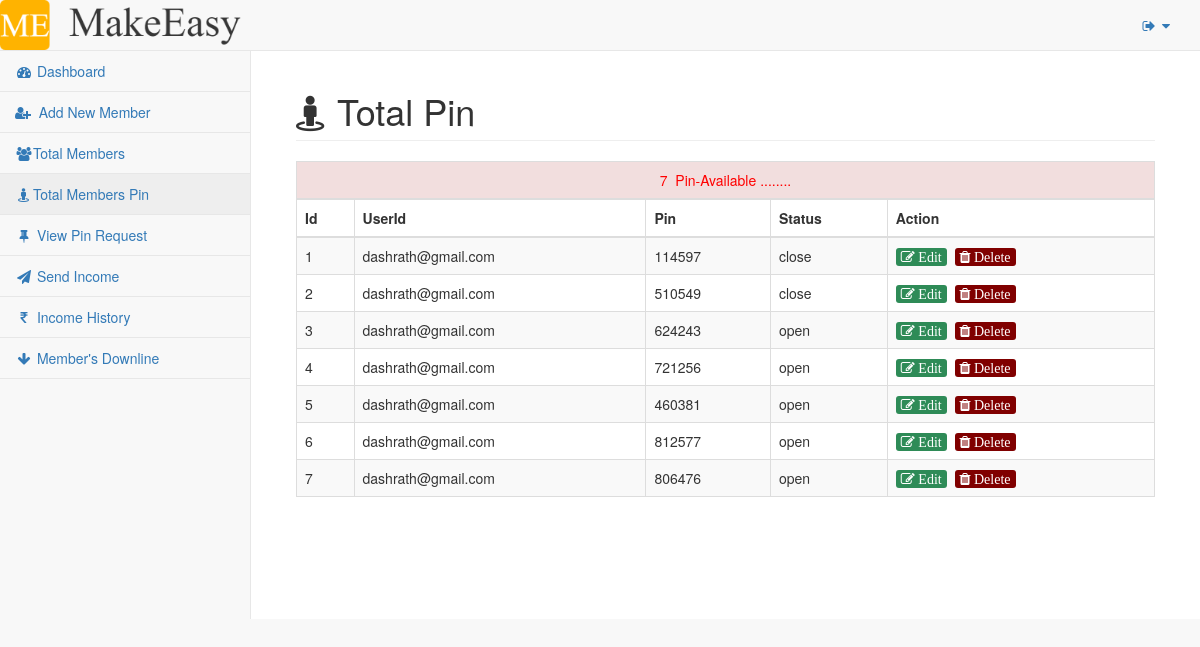
/mlm/admin/total_pin.php (signed in), run on the app's committed database.
### tables this page shows
CREATE TABLE `pin_list` (
  `id` int(11) NOT NULL,
  `userid` varchar(50) NOT NULL,
  `pin` int(11) NOT NULL,
  `status` enum('open','close') NOT NULL DEFAULT 'open'
);

### mlm/admin/total_pin.php (the view, shortened to what this page needs)
<?php
include('php-includes/connect.php');
include('total_pin_server.php');
?>
<!DOCTYPE html>
<html lang="en">
<head>
    <link rel="stylesheet" type="text/css" href="style1.css">
    <link href="vendor/bootstrap/css/bootstrap.min.css" rel="stylesheet">
    <link href="vendor/metisMenu/metisMenu.min.css" rel="stylesheet">
    <link href="dist/css/sb-admin-2.css" rel="stylesheet">
    <link href="vendor/font-awesome/css/font-awesome.min.css" rel="stylesheet" type="text/css">
</head>
<body>
    <div id="wrapper">
        <?php include('php-includes/menu.php'); ?>
	    <div id="page-wrapper">
            <div class="container-fluid">
                <div class="row">
                    <div class="col-lg-12">
                        <h1 class="page-header"><i class="fa fa-street-view"></i> Total Pin</h1>
                    </div>
                </div>
                <div class="row">
                	<div class="col-lg-12">
                    	<div class="table-responsive">
                        	<table class="table table-bordered table-striped">
                            <?php $results = mysqli_query($db, "SELECT * FROM pin_list"); ?>
                                <thead>
                                <tr>
                                  <td colspan="6" align="center" class="danger" style="color:   Red">
                                  <?php
                                      echo mysqli_num_rows(mysqli_query($con,"SELECT id FROM pin_list"));
                                  ?>   &nbsp;Pin-Available ........</td>
                                        </tr>
                                <tr>
                                    <th>Id</th>
                                    <th>UserId</th>
                                    <th>Pin</th>
                                    <th>Status</th>
                                    <th>Action</th>
                                </tr>
                            </thead>
	                        <?php while ($row = mysqli_fetch_array($results)) { ?>
                            <tr>
                                <td><?php echo $row['id']; ?></td>
                                <td><?php echo $row['userid']; ?></td>
                                <td><?php echo $row['pin']; ?></td>
                                <td><?php echo $row['status']; ?></td>
                                <td>
                                <a href="total_pin1.php?edit=<?php echo $row['id']; ?>" class="edit_btn fa fa-edit" > Edit</a>&nbsp;
                                    <a href="total_pin_server.php?del=<?php echo $row['id']; ?>" class="del_btn fa fa-trash"> Delete</a>
                                </td>
                            </tr>
	                        <?php } ?>
                            </table>
                        </div>
                    </div>
                </div>
            </div>
        </div>
    </div>
</body>
</html>

### mlm/admin/php-includes/menu.php (shortened to what this page needs)
<nav class="navbar navbar-default navbar-static-top" role="navigation" style="margin-bottom: 0">
<a class="sidebar-brand d-flex align-items-center justify-content-center" href="index.html">
            <div class="navbar-header">
                <a href="#"><img src="logo-via-logohub (2).png" height="50px" width="250px" ></a>
            </div>
            <ul class="nav navbar-top-links navbar-right">
                <li class="dropdown">
                    <a class="dropdown-toggle" data-toggle="dropdown" href="#">
                        <i class="fa fa-sign-out fa-fw"></i> <i class="fa fa-caret-down"></i>
                    </a>
                </li>
            </ul>
            <div class="navbar-default sidebar" role="navigation">
                <div class="sidebar-nav navbar-collapse">
                    <ul class="nav" id="side-menu">
                        <li>
                            <a href="home.php"><i class="fa fa-dashboard fa-fw"></i> Dashboard</a>
                        </li>
                        <li>
                            <a href="add_user.php"><i class="fa fa-user-plus"></i>&nbsp;&nbsp;Add New Member</a>
                        </li>
                        <li>
                            <a href="total_user.php"><i class="fa fa-users fa-fw"></i>Total Members</a>
                        </li>
                        <li>
                            <a href="total_pin.php"><i class="fa fa-street-view fa-fw"></i>Total Members Pin</a>
                        </li>
                        <li>
                            <a href="view-pin-request.php"><i class="fa fa-thumb-tack fa-fw"></i> View Pin Request</a>
                        </li>
                        <li>
                            <a href="income.php"><i class="fa fa-send fa-fw"></i> Send Income</a>
                        </li>
                        <li>
                            <a href="income-history.php"><i class="fa fa-rupee fa-fw"></i> Income History</a>
                        </li>
                        <li>
                            <a href="downline.php"><i class="fa fa-arrow-down fa-fw"></i> Member's Downline</a>
                        </li>
                    </ul>
                </div>
            </div>
        </nav>

### mlm/admin/style1.css (style rules this page uses)
body { font-size: 19px; }
table { margin: auto; border-collapse: collapse; text-align: left; }
tr { border-bottom: 1px solid #cbcbcb; }
th, td { border: none; height: 30px; padding: 2px; }
.edit_btn { text-decoration: none; padding: 2px 5px; background: #2E8B57; color: white; border-radius: 3px; }
.del_btn { text-decoration: none; padding: 2px 5px; color: white; border-radius: 3px; background: #800000; }

### data on the page
pin_list: id "1", userid "dashrath@gmail.com", pin "114597", status "close"
pin_list: id "2", userid "dashrath@gmail.com", pin "510549", status "close"
pin_list: id "3", userid "dashrath@gmail.com", pin "624243", status "open"
pin_list: id "4", userid "dashrath@gmail.com", pin "721256", status "open"
pin_list: id "5", userid "dashrath@gmail.com", pin "460381", status "open"
pin_list: id "6", userid "dashrath@gmail.com", pin "812577", status "open"
pin_list: id "7", userid "dashrath@gmail.com", pin "806476", status "open"

### other printed values
mysqli_num_rows(mysqli_query($con,"SELECT id FROM pin_list")) "7"
